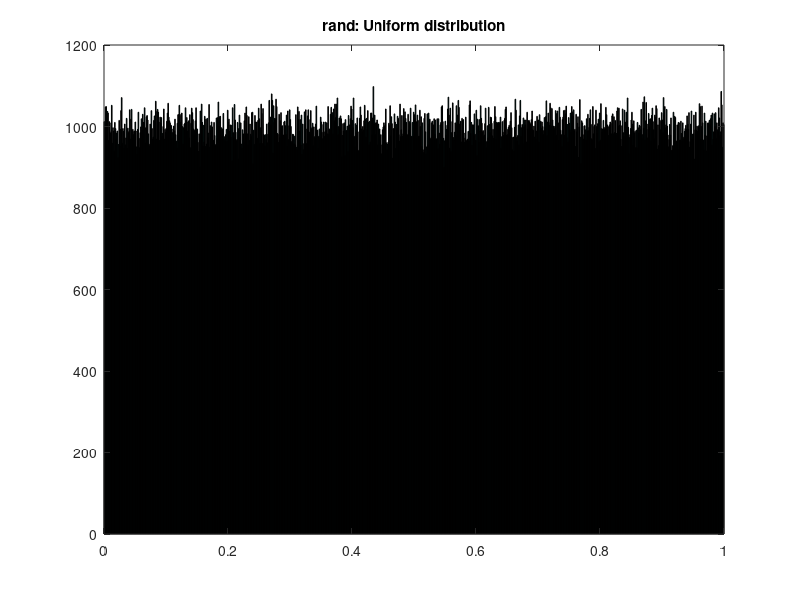
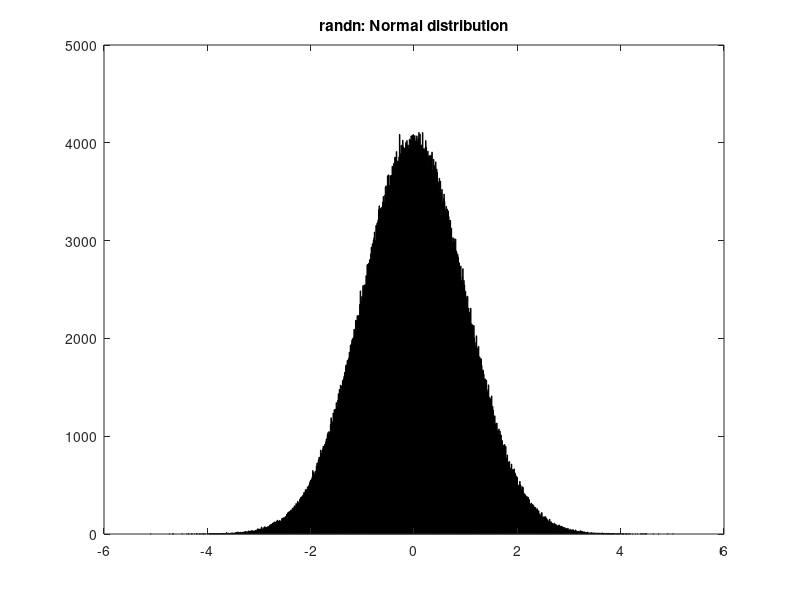

The MATLAB source for these figures, in order:
clc
clear
close all
points = 1000000;
r1=rand(1,points);
r2=randn(1,points);
hist(r1,1000)
title('rand: Uniform distribution')
figure
hist(randn(points,1),1000)
title('randn: Normal distribution')
str=['Mean of rand =',num2str(mean(r1))];
disp(str)
str=['Mean of randn =',num2str(mean(r2))];
disp(str)
str=['Variance of randn =',num2str(var(r2))];
disp(str)